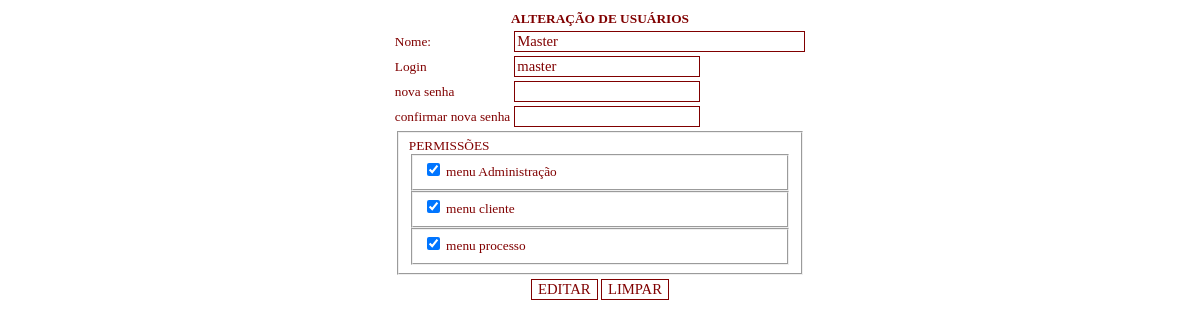
The page /view/altUsuario.php?idusuario=1 (signed in) on the database its author committed.
### tables this page shows
CREATE TABLE IF NOT EXISTS `usuario` (
`idUsuario` int(11) NOT NULL,
  `nome` varchar(30) NOT NULL,
  `login` varchar(10) NOT NULL,
  `senha` varchar(10) NOT NULL,
  `menuAdm` int(11) NOT NULL,
  `menuProcesso` int(11) NOT NULL,
  `menuCliente` int(11) NOT NULL,
  `status` int(11) NOT NULL DEFAULT '1'
);

### model/usuarioDAO.php (called while the page is built, shortened)
<?php
require_once("banco.php");
require_once "bean/usuario.php";
class UsuarioDAO extends banco {
	public function consultar1($objUsuario){
		$sql = "SELECT *
		            FROM".TBL_USUARIOS."
		                WHERE idUsuario=".$objUsuario->getId();
		$resultado=mysql_query($sql);
		$linha=mysql_fetch_array($resultado);
	return $linha;
	}
}
$objUsuarioDAO= new UsuarioDAO();
?>

### model/bean/usuario.php (called while the page is built, shortened)
<?php
class usuario {
	var $idUsuario;
	function getId() {
	return $this->idUsuario;
}
	function setId($idUsuario) {
	$this->idUsuario = $idUsuario;
}
}
$objUsuario=new usuario;
?>

### model/banco.php (called while the page is built, shortened)
<?php
class Banco{
	public $host = CON_ADVOCACIA_HOST;
	public $user = CON_ADVOCACIA_USER;
	public $pass = CON_ADVOCACIA_PASS;
	public function abreConexao(){
		$this->Conn = mysql_connect($this->host,$this->user,$this->pass);
	}
}
?>

### view/altUsuario.php (the view, shortened to what this page needs)
<!DOCTYPE html PUBLIC "-//W3C//DTD XHTML 1.0 Transitional//EN" "http://www.w3.org/TR/xhtml1/DTD/xhtml1-transitional.dtd">
<html xmlns="http://www.w3.org/1999/xhtml">
    <head>
        </head>
    </head>
    <body>
    <?php
    require("../model/usuarioDAO.php");
    $id=$_GET['idusuario'];
    $objUsuario->setId($id);
    $resultado=$objUsuarioDAO->consultar1($objUsuario);
    ?>
    <form name="altUsuario" id="altUsuario" method="post" action="../control/controleUsuario.php">
        <table align="center" border="0" class="table">
            <tr>
                <td class="titulo" align="center" colspan="2">ALTERAÇÃO DE USUÁRIOS</td>
            </tr>
            <tr>
                <td class="texto">Nome:</td>
                <td><input type="text" name="nome" id="nome" class="form" maxlength="55" size="33" value="<?php echo $resultado['nome']; ?>"><br>
                    <span id="spanNome"></span></td>
            </tr>
            <tr>
                <td class="texto">Login</td>
                <td>
                    <input type="text" id="login" name="login" class="form" maxlength="55" value="<?php echo $resultado['login']; ?>"><br>
                    <span id="spanLogin"></span></td>
            <tr>
                <td class="texto">nova senha</td>
                <Td><input type="password" name="senha" class="form"></td>
            </tr>
            <tr>
                <td class="texto">confirmar nova senha</td>
                <Td><input type="password" name="confirmaSenha" class="form"></td>
            </tr>
            <tr>
                <td colspan="2" class="texto">
                    <fieldset>PERMISSÕES
                        <fieldset>
                            <input type="checkbox" id="adm" name="MNadm" value="s" <?php if ($resultado['menuAdm']!=0) { echo 'checked';} ?>>
                            <label for="adm"> menu Administração </label>
                        </fieldset>
                        <fieldset>
                            <input type="checkbox" id="cli" name="MNcliente" value="s" <?php if ($resultado['menuCliente']!=0) { echo 'checked';} ?> >
                            <label for="cli"> menu cliente </label>
                        </fieldset>
                        <fieldset>
                            <input type="checkbox" id="pro" name="MNprocesso" value="s" <?php if ($resultado['menuProcesso']!=0) { echo 'checked';} ?> >
                            <label for="pro"> menu processo </label>
                        </fieldset>
                    </fieldset>
                </td>
            </tr>
            <tr>
                <td colspan="2" align="center"><input type="button" value="EDITAR" class="form" id="btnAlterar">
                    <input type="reset" class="form" value="LIMPAR"></td>
            </tr>
        </table>
    </form>
    </body>
</html>

### public/css/estilo.css (style rules this page uses)
table td { font-family: verdana; font-size:10pt; color:maroon; background-color:white; }
.texto { font-family: verdana; font-size:10pt; color:maroon; background-color:white; }
.titulo { font-family: verdana; font-size:10pt; color:maroon; background-color:white; font-weight:bold; }
input,select,textarea { border: 1px solid maroon ; font-family: verdana; font-size:11pt; color:maroon; background-color:white; }

### rows shown on the page
usuario: nome "Master", login "master", menuAdm "☑", menuCliente "☑", menuProcesso "☑"
